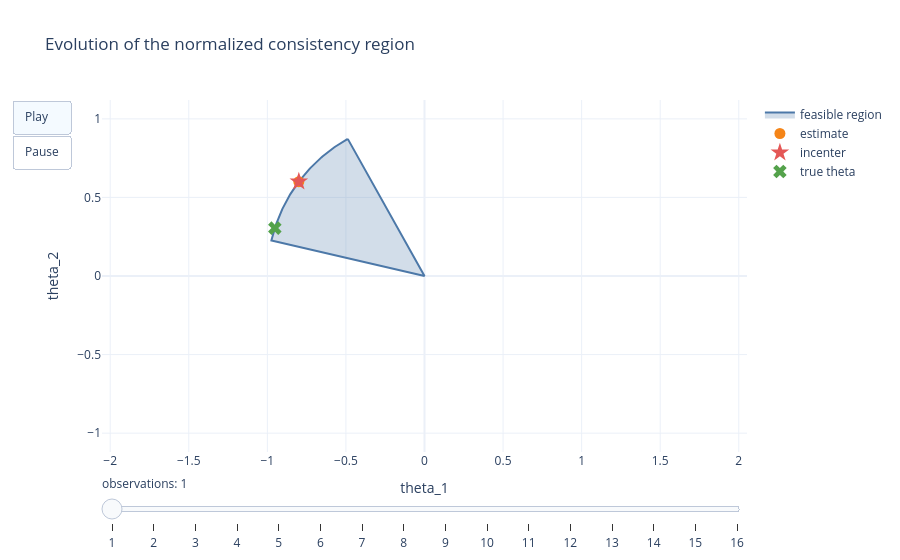

Notebook source saved alongside this figure:
### Markdown cell above
## 4. Interactive time animation
Use the slider or Play button to inspect every observation.

### Code cell
animation = result.animate_cone(problem, true_theta=theta_true)
animation.show()

### Figure 1 — Plotly figure (JSON) as saved in the notebook; plotly's stock layout.template omitted (floating-point values rounded to 4 significant figures)
{"data": [{"fill": "toself", "fillcolor": "rgba(76,120,168,0.25)", "line": {"color": "#4C78A8"}, "mode": "lines", "name": "feasible region", "type": "scatter", "x": [-0.4884, -0.4924, -0.5, -0.5075, -0.515, -0.5225, -0.5299, -0.5373, -0.5446, -0.5519, -0.5592, -0.5664, -0.5736, -0.5807, -0.5878, -0.5948, -0.6018, -0.6088, -0.6157, -0.6225, -0.6293, -0.6361, -0.6428, -0.6494, -0.6561, -0.6626, -0.6691, -0.6756, -0.682, -0.6884, -0.6947, -0.7009, -0.7071, -0.7133, -0.7193, -0.7254, -0.7314, -0.7373, -0.7431, -0.749, -0.7547, -0.7604, -0.766, -0.7716, -0.7771, -0.7826, -0.788, -0.7934, -0.7986, -0.8039, -0.809, -0.8141, -0.8192, -0.8241, -0.829, -0.8339, -0.8387, -0.8434, -0.848, -0.8526, -0.8572, -0.8616, -0.866, -0.8704, -0.8746, -0.8788, -0.8829, -0.887, -0.891, -0.8949, -0.8988, -0.9026, -0.9063, -0.91, -0.9135, -0.9171, -0.9205, -0.9239, -0.9272, -0.9304, -0.9336, -0.9367, -0.9397, -0.9426, -0.9455, -0.9483, -0.9511, -0.9537, -0.9563, -0.9588, -0.9613, -0.9636, -0.9659, -0.9681, -0.9703, -0.9724, -0.9742, 0.0, -0.4884], "y": [0.8726, 0.8704, 0.866, 0.8616, 0.8572, 0.8526, 0.848, 0.8434, 0.8387, 0.8339, 0.829, 0.8241, 0.8192, 0.8141, 0.809, 0.8039, 0.7986, 0.7934, 0.788, 0.7826, 0.7771, 0.7716, 0.766, 0.7604, 0.7547, 0.749, 0.7431, 0.7373, 0.7314, 0.7254, 0.7193, 0.7133, 0.7071, 0.7009, 0.6947, 0.6884, 0.682, 0.6756, 0.6691, 0.6626, 0.6561, 0.6494, 0.6428, 0.6361, 0.6293, 0.6225, 0.6157, 0.6088, 0.6018, 0.5948, 0.5878, 0.5807, 0.5736, 0.5664, 0.5592, 0.5519, 0.5446, 0.5373, 0.5299, 0.5225, 0.515, 0.5075, 0.5, 0.4924, 0.4848, 0.4772, 0.4695, 0.4617, 0.454, 0.4462, 0.4384, 0.4305, 0.4226, 0.4147, 0.4067, 0.3987, 0.3907, 0.3827, 0.3746, 0.3665, 0.3584, 0.3502, 0.342, 0.3338, 0.3256, 0.3173, 0.309, 0.3007, 0.2924, 0.284, 0.2756, 0.2672, 0.2588, 0.2504, 0.2419, 0.2334, 0.2256, 0.0, 0.8726]}, {"marker": {"color": "#F58518", "size": 11}, "mode": "markers", "name": "estimate", "type": "scatter", "x": [-0.7997], "y": [0.6004]}, {"marker": {"color": "#E45756", "size": 14, "symbol": "star"}, "mode": "markers", "name": "incenter", "type": "scatter", "x": [-0.7997], "y": [0.6004]}, {"marker": {"color": "#54A24B", "size": 12, "symbol": "x"}, "mode": "markers", "name": "true theta", "type": "scatter", "x": [-0.9524], "y": [0.3048]}], "layout": {"sliders": [{"active": 0, "currentvalue": {"prefix": "observations: "}, "steps": [{"args": [["1"], {"frame": {"duration": 300, "redraw": true}, "mode": "immediate"}], "label": "1", "method": "animate"}, {"args": [["2"], {"frame": {"duration": 300, "redraw": true}, "mode": "immediate"}], "label": "2", "method": "animate"}, {"args": [["3"], {"frame": {"duration": 300, "redraw": true}, "mode": "immediate"}], "label": "3", "method": "animate"}, {"args": [["4"], {"frame": {"duration": 300, "redraw": true}, "mode": "immediate"}], "label": "4", "method": "animate"}, {"args": [["5"], {"frame": {"duration": 300, "redraw": true}, "mode": "immediate"}], "label": "5", "method": "animate"}, {"args": [["6"], {"frame": {"duration": 300, "redraw": true}, "mode": "immediate"}], "label": "6", "method": "animate"}, {"args": [["7"], {"frame": {"duration": 300, "redraw": true}, "mode": "immediate"}], "label": "7", "method": "animate"}, {"args": [["8"], {"frame": {"duration": 300, "redraw": true}, "mode": "immediate"}], "label": "8", "method": "animate"}, {"args": [["9"], {"frame": {"duration": 300, "redraw": true}, "mode": "immediate"}], "label": "9", "method": "animate"}, {"args": [["10"], {"frame": {"duration": 300, "redraw": true}, "mode": "immediate"}], "label": "10", "method": "animate"}, {"args": [["11"], {"frame": {"duration": 300, "redraw": true}, "mode": "immediate"}], "label": "11", "method": "animate"}, {"args": [["12"], {"frame": {"duration": 300, "redraw": true}, "mode": "immediate"}], "label": "12", "method": "animate"}, {"args": [["13"], {"frame": {"duration": 300, "redraw": true}, "mode": "immediate"}], "label": "13", "method": "animate"}, {"args": [["14"], {"frame": {"duration": 300, "redraw": true}, "mode": "immediate"}], "label": "14", "method": "animate"}, {"args": [["15"], {"frame": {"duration": 300, "redraw": true}, "mode": "immediate"}], "label": "15", "method": "animate"}, {"args": [["16"], {"frame": {"duration": 300, "redraw": true}, "mode": "immediate"}], "label": "16", "method": "animate"}]}], "title": {"text": "Evolution of the normalized consistency region"}, "updatemenus": [{"buttons": [{"args": [null, {"frame": {"duration": 500, "redraw": true}, "fromcurrent": true}], "label": "Play", "method": "animate"}, {"args": [[null], {"frame": {"duration": 0, "redraw": false}, "mode": "immediate"}], "label": "Pause", "method": "animate"}], "type": "buttons"}], "xaxis": {"range": [-1.12, 1.12], "scaleanchor": "y", "title": {"text": "theta_1"}}, "yaxis": {"range": [-1.12, 1.12], "title": {"text": "theta_2"}}}}
